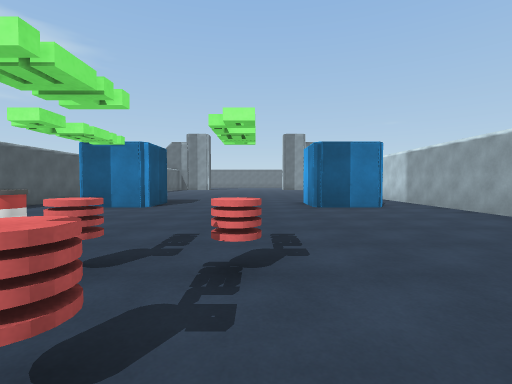
[1] (above)

21 first-person views from a walk through a 3-D level made in the Unity game engine. The camera is 1.3 m above the floor, tilts 2° down and sees 85° across. The floor is counted in squares, 2 m on a side. Each view is taken from the middle of a square. On the plan, view 1 faces up. The plan holds only what a view shows up to about 9 squares ahead; the rest is blank. The place goes on beyond the plan. Some animated figures are left out.

[2]
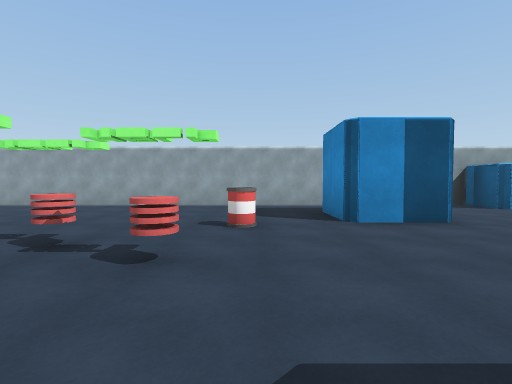

[3]
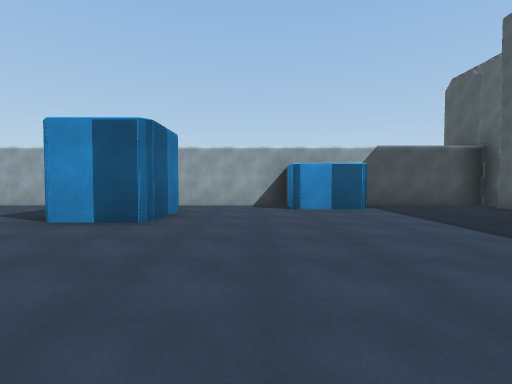

[4]
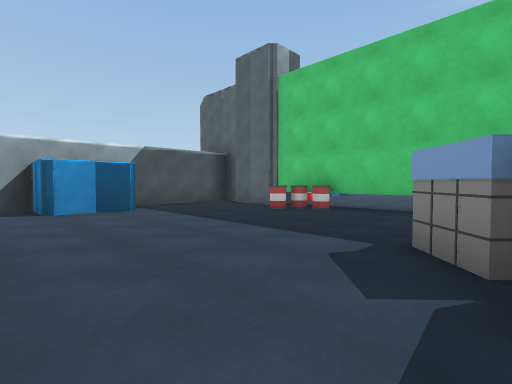

[5]
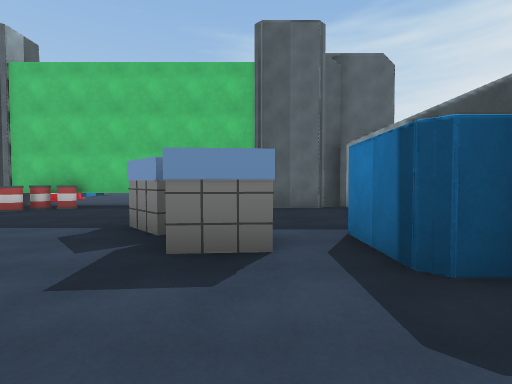

[6]
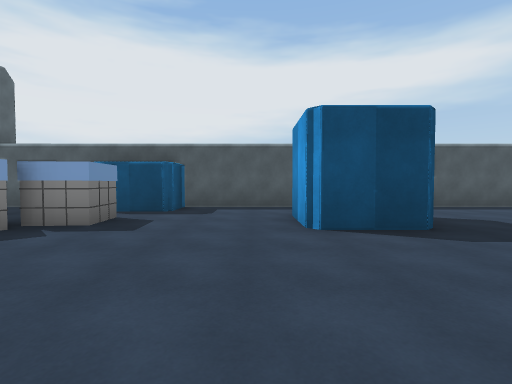

[7]
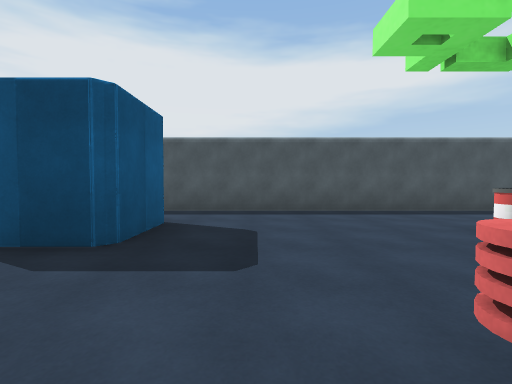

[8]
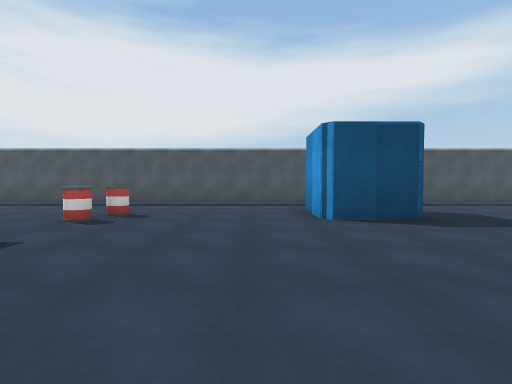

[9]
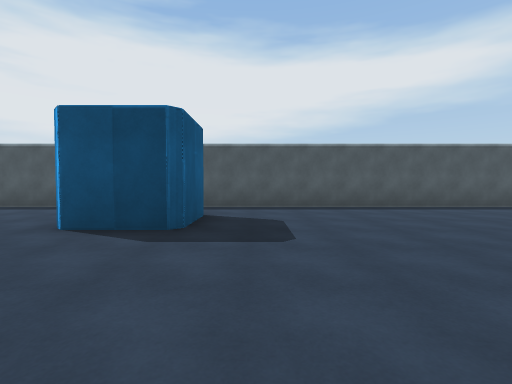

[10]
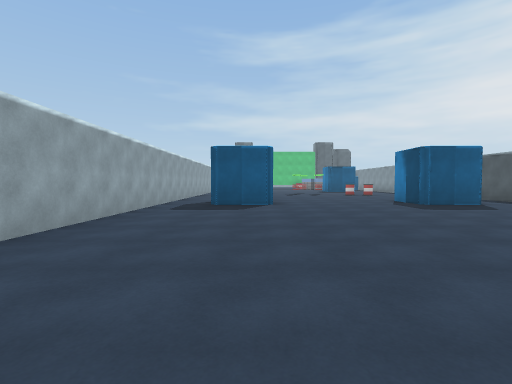

[11]
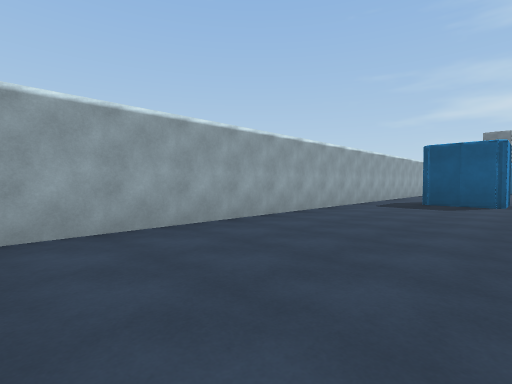

[12]
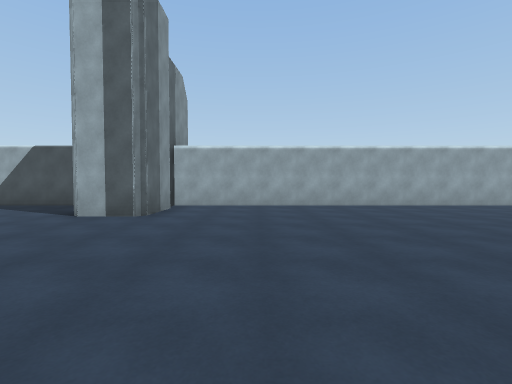

[13]
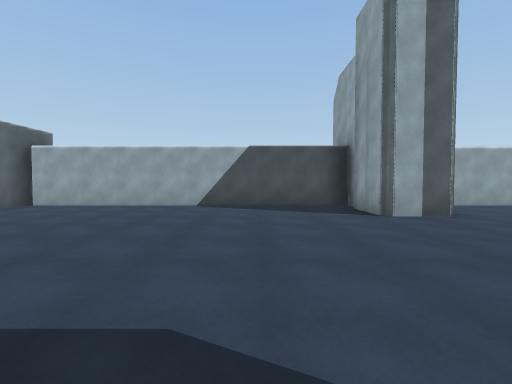

[14]
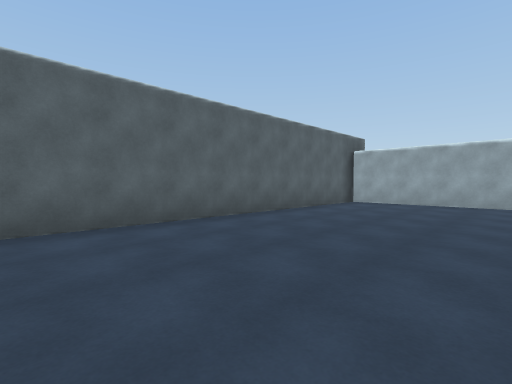

[15]
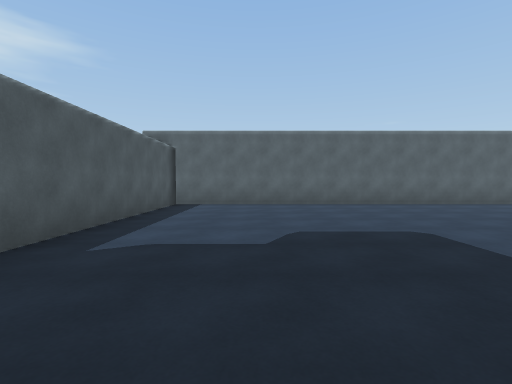

[16]
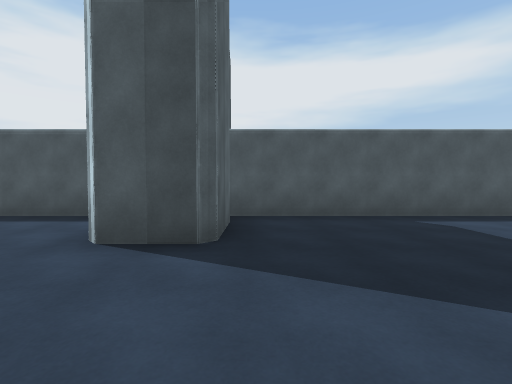

[17]
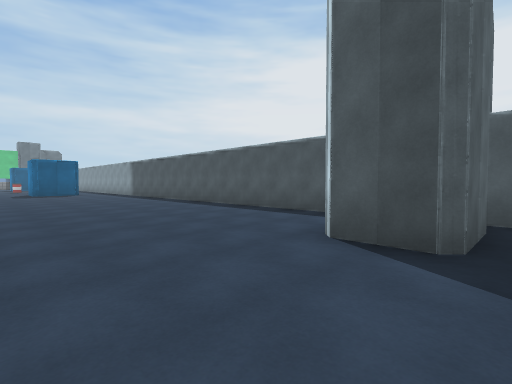

[18]
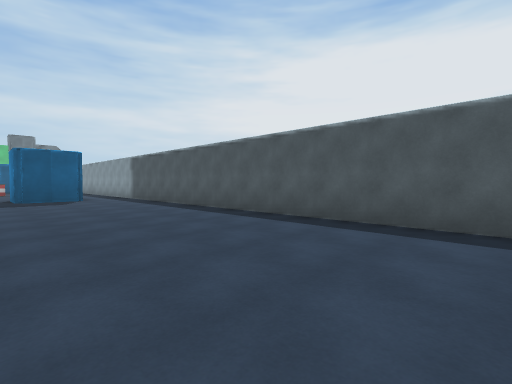

[19]
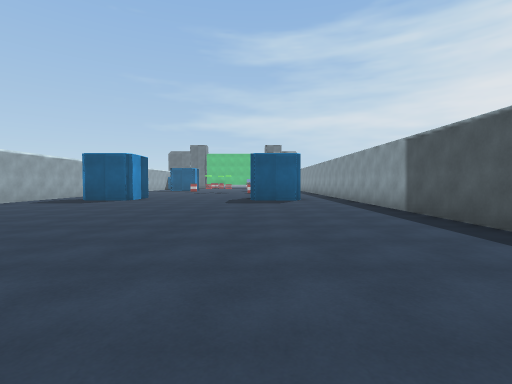

[20]
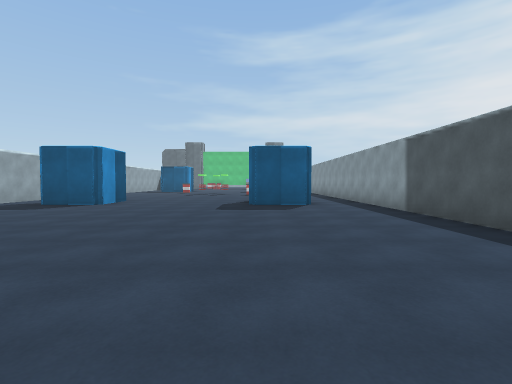

[21]
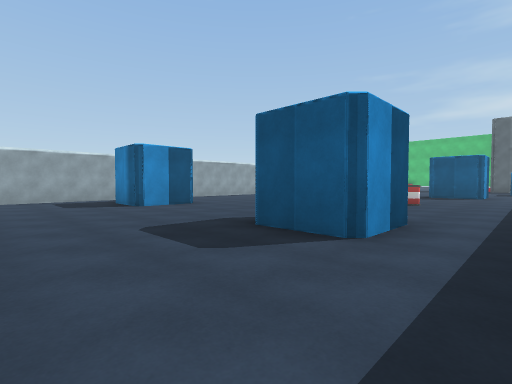

### Floor plan
Points are (right, up) in squares from view 1. A wall is a line through its corners. A room is listed if a view was taken in it or the views show most of it. See-through windows are left out.
Room 1 (views 1, 3, 4, 5, 6, 7)
walls: (-2.8, -1.5) (-2.8, -3.3) (-4.4, -3.3); (3.6, -7.6) (3.6, -5.9) (4.8, -5.9) (4.8, -3.4); (3.2, -3.3) (1.5, -3.3) (1.5, -1.5) (3.1, -1.5); (-1.4, -11.2) (2.4, -11.2); (-6.4, -3.4) (-6.4, -5.9) (-5.2, -5.9) (-5.2, -7.6); (2.5, -11) (4, -11); (-6.4, -10.1) (-6.4, -11.2) (-5.8, -11.2); (-5.6, -11) (-4.4, -11); (4.2, -11.2) (4.8, -11.2) (4.8, -8)
ways out: opening at (-5.5, -2.5) to room 2; opening at (0.3, 0) to room 2; opening at (4, -2.5) to room 2
objects: other object (-4, -8) to (-4, -7); other object (-3, -8) to (-2, -8)
Room 2 (views 2, 8, 9, 10, 11, 12, 13, 14, 15, 16, 17, 18, 19, 20, 21)
walls: (-2.8, 9) (-2.8, 7.2) (-4.6, 7.2) (-4.6, 9) (-2.8, 9); (-6.4, 21.9) (-6.4, -3.4); (3.9, 23.1) (2.3, 23.1) (2.3, 24.6) (4, 24.6); (3.2, 7.2) (1.5, 7.2) (1.5, 9) (3.1, 9); (-5.6, 24.6) (-3.9, 24.6) (-3.9, 23.2); (4.8, 24.4) (4.8, 33.3) (-6.4, 33.3) (-6.4, 24.5); (-4.5, -1.5) (-2.8, -1.5); (4.8, -3.4) (4.8, 23.4)
ways out: opening at (-5.5, -2.5) to room 1; opening at (0.3, 0) to room 1; opening at (4, -2.5) to room 1

Where each view was taken, in squares from view 1:
view 1: 0 up, 0 right, facing up
view 2: 0 up, 3 left, facing right
view 3: 5 down, 3 left, facing right
view 4: 5 down, 3 left, facing down-right
view 5: 4 down, 4 left, facing down
view 6: 4 down, 1 right, facing left
view 7: 0 up, 0 right, facing left
view 8: 6 up, 2 right, facing left
view 9: 10 up, 1 right, facing left
view 10: 17 up, 2 right, facing down
view 11: 18 up, 1 right, facing down-right
view 12: 21 up, 3 left, facing right
view 13: 27 up, 3 left, facing right
view 14: 29 up, 4 left, facing up-right
view 15: 25 up, 4 left, facing up
view 16: 25 up, 1 left, facing left
view 17: 25 up, 1 left, facing down-left
view 18: 20 up, 2 left, facing down-left
view 19: 19 up, 3 left, facing down
view 20: 17 up, 3 left, facing down
view 21: 12 up, 6 left, facing down-right
